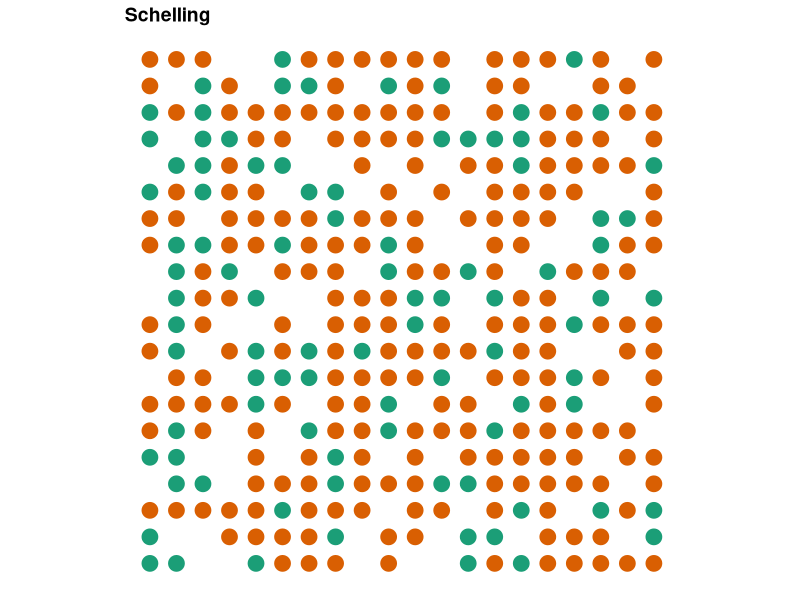

Source code (R): (Note: a time limit stopped this script after it produced the figure.)
#Schelling Segregation Model with uneven preferences (wrapped)
# Casts a wrapped universe with variable dimensions, number of races, pct empty, and dominant race share
# Iterates allowing the majority and minority races to have different preferences for neighbor homogeneity
# Unsatisfied agents move to random available cell within distance limit
# Based on David Zimmerman's example at: https://www.r-bloggers.com/agent-based-modelling-with-data-table-or-how-to-model-urban-migration-with-r/

initiateSchelling_wrapped <- function(dimensions = c(10, 10), n_races = 4, perc_empty = 0.2, perc_maj = .75){
  require(data.table)
  # create "races" based on colors
  dims <<- dimensions
  races <<- colours()[1:n_races]
  min_races <- races[2:length(races)]
  
  # get number of homes (equal to number of cells)
  n_homes = prod(dimensions)
  # calculates the number of agents (cells minus the percent of empty homes)
  count_agents <- floor(n_homes * (1 - perc_empty))
  
  # the characteristics that a home can have -- either empty or a particular race
  races <- c("empty", races)
  # the probabilities of a home having each characteristic
  probabilities <- c(perc_empty, 
                     (1-perc_empty)*perc_maj, 
                     rep((1 - perc_empty - (1-perc_empty)*perc_maj)/(n_races-1), times = n_races-1)
  )
  
  # creates the global schelling data.table
  schelling <<- data.table(id = 1:prod(dimensions),
                           x = rep(1:dimensions[1], 
                                   dimensions[2]),
                           y = rep(1:dimensions[2], 
                                   each = dimensions[1]),
                           race = sample(x = races, 
                                         size = n_homes, 
                                         prob = probabilities,
                                         replace = TRUE),
                           # used to find the satisfaction of each home
                           unsatisfied = rep(NA, prod(dimensions)))
}

plotSchelling <- function(title){
  require(data.table)
  require(ggplot2)
  require(RColorBrewer)
  # get races to get the right number of colors
  races <- unique(schelling$race)
  
  # find the dimensions of the grid to get the best dot size
  dims <- c(max(schelling$x), max(schelling$y))
  
  # create colors
  # check if there are 3 or fewer races, 
  # this would create issues with brewer.pal 
  # RColorBrewer otherwise
  if (length(races) <= 3) {
    colors <- brewer.pal(3, "Dark2")
  } else {
    colors <- brewer.pal(length(races), "Dark2")
  }
  
  # plot the graph  
  p <- ggplot(data = schelling[race != "empty"], 
              aes(x = x, y = y, color = race)) + 
    # resize dots to grid
    geom_point(size = 100/sqrt(prod(dims))) +  
    scale_colour_manual(values = colors) + 
    # theme: mostly blank
    theme_bw() + 
    theme(axis.line = element_blank(),
          axis.text.x = element_blank(),
          axis.text.y = element_blank(),
          axis.ticks = element_blank(),
          axis.title.x = element_blank(),
          axis.title.y = element_blank(),
          legend.position = "none",
          panel.background = element_blank(),
          panel.border = element_blank(),
          panel.grid.major = element_blank(),
          panel.grid.minor = element_blank(),
          plot.background = element_blank(),
          plot.title = element_text(lineheight=3, 
                                    face="bold", 
                                    color="black", 
                                    size=14)) +
    # fix axes to avoid distortion in the picture
    coord_fixed(ratio = 1) + 
    # add the title
    ggtitle(title)
  
  return(p)
}

iterate_wrapped_limit <- function(n = 10, dom_sim_threshold = .5, min_sim_threshold = .5, limit = 8){
  require(data.table)
  # subfunction that checks for a given x and y value if the agent is 
  # unsatisfied (returns TRUE or FALSE)
  is.unsatisfied_wrapped <- function(x_value, y_value, 
                                     dom_sim_threshold = dom_sim_threshold,
                                     min_sim_threshold = min_sim_threshold){
    # gets the race and id for the agent
    cur_race <- schelling[x == x_value & y == y_value, race]
    cur_id <- schelling[x == x_value & y == y_value, id]
    
    #sub-subfunction to identify agent's neighbors
    select.neighbors <- function(dimensions){
      
      #Identify coordinates of neighbors (adjusts wrapping based on position of agent)
      neighbors <- as.data.frame(matrix(NA, nrow = 8, ncol = 2))
      if(x_value == 1 & y_value == 1){
        neighbors[1,] <- schelling[x == dimensions[1] & y == y_value+1, 2:3]
        neighbors[2,] <- schelling[x == x_value & y == y_value+1, 2:3]
        neighbors[3,] <- schelling[x == x_value+1 & y == y_value+1, 2:3]
        neighbors[4,] <- schelling[x == dimensions[1] & y == y_value, 2:3]
        neighbors[5,] <- schelling[x == x_value+1 & y == y_value, 2:3]
        neighbors[6,] <- schelling[x == dimensions[1] & y == dimensions[2], 2:3]
        neighbors[7,] <- schelling[x == x_value & y == dimensions[2], 2:3]
        neighbors[8,] <- schelling[x == x_value+1 & y == dimensions[2], 2:3]
      }
      if(x_value == 1 & y_value %in% c(2:(dimensions[2]-1))){
        neighbors[1,] <- schelling[x == dimensions[1] & y == y_value+1, 2:3]
        neighbors[2,] <- schelling[x == x_value & y == y_value+1, 2:3]
        neighbors[3,] <- schelling[x == x_value+1 & y == y_value+1, 2:3]
        neighbors[4,] <- schelling[x == dimensions[1] & y == y_value, 2:3]
        neighbors[5,] <- schelling[x == x_value+1 & y == y_value, 2:3]
        neighbors[6,] <- schelling[x == dimensions[1] & y == y_value-1, 2:3]
        neighbors[7,] <- schelling[x == x_value & y == y_value-1, 2:3]
        neighbors[8,] <- schelling[x == x_value+1 & y == y_value-1, 2:3]
      }
      if(x_value == 1 & y_value == dimensions[2]){
        neighbors[1,] <- schelling[x == dimensions[1] & y == 1, 2:3]
        neighbors[2,] <- schelling[x == x_value & y == 1, 2:3]
        neighbors[3,] <- schelling[x == x_value+1 & y == 1, 2:3]
        neighbors[4,] <- schelling[x == dimensions[1] & y == y_value, 2:3]
        neighbors[5,] <- schelling[x == x_value+1 & y == y_value, 2:3]
        neighbors[6,] <- schelling[x == dimensions[1] & y == y_value-1, 2:3]
        neighbors[7,] <- schelling[x == x_value & y == y_value-1, 2:3]
        neighbors[8,] <- schelling[x == x_value+1 & y == y_value-1, 2:3]
      }
      if(x_value %in% c(2:(dimensions[1]-1)) & y_value == 1){
        neighbors[1,] <- schelling[x == x_value-1 & y == y_value+1, 2:3]
        neighbors[2,] <- schelling[x == x_value & y == y_value+1, 2:3]
        neighbors[3,] <- schelling[x == x_value+1 & y == y_value+1, 2:3]
        neighbors[4,] <- schelling[x == x_value-1 & y == y_value, 2:3]
        neighbors[5,] <- schelling[x == x_value+1 & y == y_value, 2:3]
        neighbors[6,] <- schelling[x == x_value-1 & y == dimensions[2], 2:3]
        neighbors[7,] <- schelling[x == x_value & y == dimensions[2], 2:3]
        neighbors[8,] <- schelling[x == x_value+1 & y == dimensions[2], 2:3]
      }
      if(x_value %in% c(2:(dimensions[1]-1)) & y_value %in% c(2:(dimensions[2]-1))){
        neighbors[1,] <- schelling[x == x_value-1 & y == y_value+1, 2:3]
        neighbors[2,] <- schelling[x == x_value & y == y_value+1, 2:3]
        neighbors[3,] <- schelling[x == x_value+1 & y == y_value+1, 2:3]
        neighbors[4,] <- schelling[x == x_value-1 & y == y_value, 2:3]
        neighbors[5,] <- schelling[x == x_value+1 & y == y_value, 2:3]
        neighbors[6,] <- schelling[x == x_value-1 & y == y_value-1, 2:3]
        neighbors[7,] <- schelling[x == x_value & y == y_value-1, 2:3]
        neighbors[8,] <- schelling[x == x_value+1 & y == y_value-1, 2:3] 
      }
      if(x_value %in% c(2:(dimensions[1]-1)) & y_value == dimensions[2]){
        neighbors[1,] <- schelling[x == x_value-1 & y == 1, 2:3]
        neighbors[2,] <- schelling[x == x_value & y == 1, 2:3]
        neighbors[3,] <- schelling[x == x_value+1 & y == 1, 2:3]
        neighbors[4,] <- schelling[x == x_value-1 & y == y_value, 2:3]
        neighbors[5,] <- schelling[x == x_value+1 & y == y_value, 2:3]
        neighbors[6,] <- schelling[x == x_value-1 & y == y_value-1, 2:3]
        neighbors[7,] <- schelling[x == x_value & y == y_value-1, 2:3]
        neighbors[8,] <- schelling[x == x_value+1 & y == y_value-1, 2:3]
      }
      if(x_value == dimensions[1] & y_value == 1){
        neighbors[1,] <- schelling[x == x_value-1 & y == y_value+1, 2:3]
        neighbors[2,] <- schelling[x == x_value & y == y_value+1, 2:3]
        neighbors[3,] <- schelling[x == 1 & y == y_value+1, 2:3]
        neighbors[4,] <- schelling[x == x_value-1 & y == y_value, 2:3]
        neighbors[5,] <- schelling[x == 1 & y == y_value, 2:3]
        neighbors[6,] <- schelling[x == x_value-1 & y == dimensions[2], 2:3]
        neighbors[7,] <- schelling[x == x_value & y == dimensions[2], 2:3]
        neighbors[8,] <- schelling[x == 1 & y == dimensions[2], 2:3]
      }
      if(x_value == dimensions[1] & y_value %in% c(2:(dimensions[2]-1))){
        neighbors[1,] <- schelling[x == x_value-1 & y == y_value+1, 2:3]
        neighbors[2,] <- schelling[x == x_value & y == y_value+1, 2:3]
        neighbors[3,] <- schelling[x == 1 & y == y_value+1, 2:3]
        neighbors[4,] <- schelling[x == x_value-1 & y == y_value, 2:3]
        neighbors[5,] <- schelling[x == 1 & y == y_value, 2:3]
        neighbors[6,] <- schelling[x == x_value-1 & y == y_value-1, 2:3]
        neighbors[7,] <- schelling[x == x_value & y == y_value-1, 2:3]
        neighbors[8,] <- schelling[x == 1 & y == y_value-1, 2:3]
      }
      if(x_value == dimensions[1] & y_value == dimensions[2]){
        neighbors[1,] <- schelling[x == x_value-1 & y == 1, 2:3]
        neighbors[2,] <- schelling[x == x_value & y == 1, 2:3]
        neighbors[3,] <- schelling[x == 1 & y == 1, 2:3]
        neighbors[4,] <- schelling[x == x_value-1 & y == y_value, 2:3]
        neighbors[5,] <- schelling[x == 1 & y == y_value, 2:3]
        neighbors[6,] <- schelling[x == x_value-1 & y == y_value-1, 2:3]
        neighbors[7,] <- schelling[x == x_value & y == y_value-1, 2:3]
        neighbors[8,] <- schelling[x == 1 & y == y_value-1, 2:3]
      }
      names(neighbors) <- c("x","y")
      
      ids <- schelling[x %in% neighbors$x & y %in% neighbors$y, id]
      
      return(ids)
    }
    # checks if the home is empty
    if (cur_race == "empty"){
      return(FALSE) # empty houses can't be unsatisfied
    }else{
      neighbor.ids <- select.neighbors(dimensions = dims)
      
      # counts simliar neighbors
      count_similar <- sum(schelling[id %in% neighbor.ids, 
                                     id != cur_id &
                                       race == cur_race])
      # counts different neighbors
      count_different <- sum(schelling[id %in% neighbor.ids, 
                                       id != cur_id &
                                         race != cur_race & 
                                         race != "empty"])
      
      # calculates the ratio
      ratio <- count_similar/(count_similar + count_different)
      
      # returns TRUE if the ratio is less than or equal to the threshold
      if(cur_race == races[1]){
        return(ratio <= dom_sim_threshold)
      }else{
        return(ratio <= min_sim_threshold)
      }
    }
  }

  # creates a ProgressBar
  pb <- txtProgressBar(min = 0, max = 1, style = 3)
  # and tracks time
  t <- Sys.time()
  
  #sets empty vector of ratios
  ratios.unsatisfied <<- c(NULL)
  
  # iterates
  for (iterate in 1:n){
    # fills the boolean vector "unsatisfied" 
    # indicates if the household is unsatisfied 
    schelling[, unsatisfied := is.unsatisfied_wrapped(x_value = x, 
                                                      y_value = y, 
                                                      dom_sim_threshold = dom_sim_threshold,
                                                      min_sim_threshold = min_sim_threshold),
              by = 1:nrow(schelling)]
    
    ratio.unsatisfied <- sum(schelling$unsatisfied)/nrow(schelling)
    ratios.unsatisfied <<- c(ratios.unsatisfied, ratio.unsatisfied)

    # move unsatisfied agents to an empty house
    # find the IDs that are empty where agents can migrate to
    emptyIDs <- schelling[race == "empty", id] # finds the id of empty houses
    
    # finds the origin of the agents moving, 
    usIDs <- schelling[(unsatisfied), id] # origin
    
    # finds available IDs for each household moving
    availIDs <<- sort(c(emptyIDs, usIDs))
    
    #subfunction to find nearest available cell
    find.available <- function(cell, avails, lim){
      distance <- c(NULL) #cast empty vector to fill with distances to available cells
      for(i in 1:length(avails)){
        #fill distances vector with absolute values of distance (to keep all values positive) between current cell and each available cell
        distance[i] <- abs(schelling[id == cell, x] - schelling[id == avails[i], x]) + abs(schelling[id == cell, y] - schelling[id == avails[i], y])
      }
      a <- as.data.frame(cbind(avails, distance)) #specify distance from current cell to each availablec cell
      options <- with(a, avails[distance > 0 & distance <= lim]) #pare down options to cells less than or equal to limited number of moves
      if(length(options >= 1)){
        target.id <- sample(options, size = 1)
      }else{target.id <- cell}
      availIDs <<- avails[-which(avails == target.id)]
      return(avails[which(avails == target.id)])
    }
    

    # cast a new data.table showing migration from origin_id to target-id
    transition <- data.table(origin = usIDs, 
                             oldRace = schelling[id %in% usIDs, race])
    transition[, target := find.available(cell = origin, avails = availIDs, lim = limit),
               by = 1:nrow(transition)]
    
    # move agents to the new homes
    schelling[id %in% transition$origin]$race = "empty"
    schelling[id %in% transition$target]$race = transition$oldRace
    
    # orders and reset schelling
    schelling <<- schelling[order(id)]
    
    # updates the ProgressBar
    setTxtProgressBar(pb, iterate/n)
  }
  close(pb)
  timedif <- Sys.time() - t
  
  # print out statistics for the calculation time
  print(paste0("Time for calculation in seconds: ", round(timedif, 3), " or: ",
               round(n / as.numeric(timedif), 3), " iterations per second"))
  print(ratios.unsatisfied)
  plotSchelling(title = paste0("Schelling Segregation Model after ", n, " Iterations (Wrapped)"))
}

initiateSchelling_wrapped(dimensions = c(20,20), n_races = 2, perc_maj = .7)
plotSchelling(title = "Schelling")
iterate_wrapped_limit(dom_sim_threshold = .5, min_sim_threshold = .5, limit = 4)

for(i in 1:length(ratios.unsatisfied)){
  if(i==1){
    plot(-100, -100, xlim=c(1,10), ylim=c(0,1), 
         ylab="Pct Unsatisfied", 
         xlab="Iteration", 
         main = "Percent of Agents Unsatisfied over Time",
         type="n", cex.axis=0.8)
    }else{
segments(i-1, ratios.unsatisfied[i-1], i, ratios.unsatisfied[i], col="black", lwd=1)
    }
}
